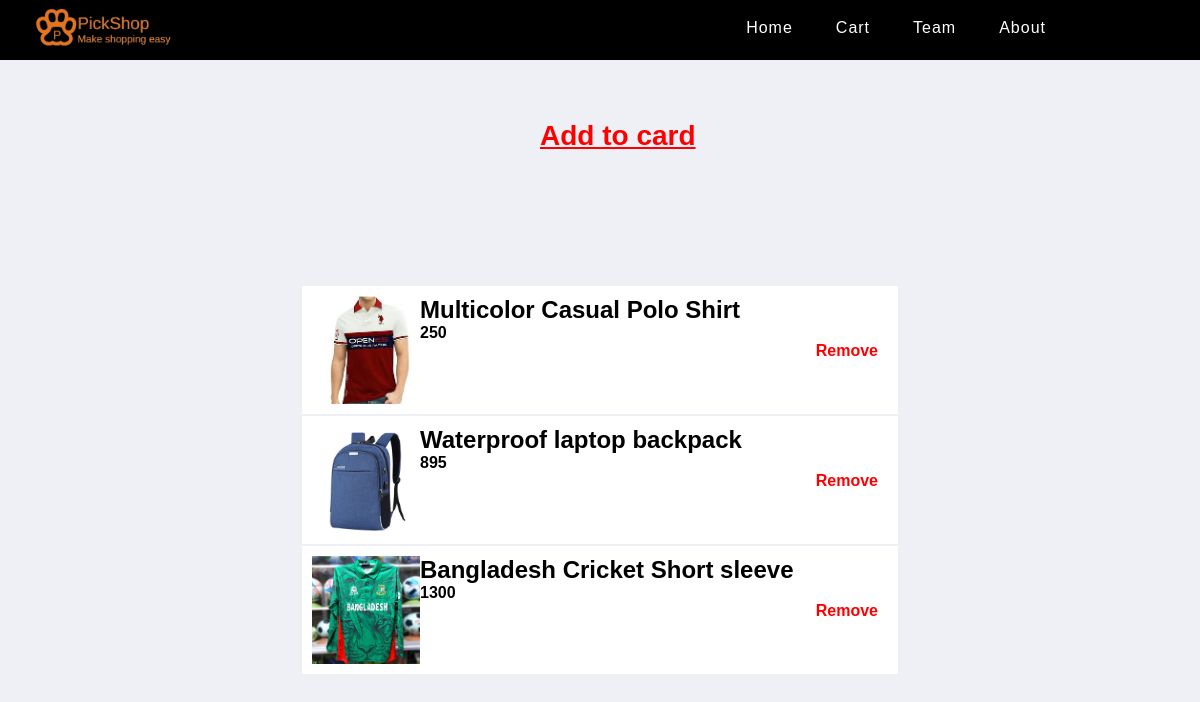
The page /add_to_card.php (signed in) on the database its author committed.
### tables this page shows
CREATE TABLE `add_to_cart` (
  `id` int(11) NOT NULL,
  `img` varchar(255) NOT NULL,
  `pdtTitle` varchar(255) NOT NULL,
  `pdtPrice` int(11) NOT NULL
);

### add_to_card.php (the view, shortened to what this page needs)
<!DOCTYPE html>
<html>
<head>
	<link rel="stylesheet" href="style.css">
</head>
<body>
	<section>
		<nav class="manu" id="navbar" >
			<div class="logo">
				<img src="asset/logo/logo.png" alt="logo">
			</div>
			<div class="manuItem">
				<ul>
					<a href="home.php#home">
						<li>Home</li>
					</a>
					<a href="add_to_card.php">
						<li>Cart</li>
					</a>
					<a href="team.php">
						<li>Team</li>
					</a>
					<a href="home.php#contact">
						<li>About</li>
					</a>
				</ul>
			</div>
		</nav>
<h1 class="cardHead">Add to card <br>
</h1>
	<table class="cart">
		<tbody>
<?php
require_once("connection.php");
$selectData = "SELECT * FROM add_to_cart";
$runQuery = mysqli_query($conn,$selectData);
if($runQuery==true){
	while ($myData=mysqli_fetch_array($runQuery)) {?>
	    <tr>
			<td><img src="asset/Product_image/
			<?php echo $myData['img']; ?>" alt="item">
			<h2><?php echo $myData['pdtTitle']; ?></h2>
			<h4><?php echo $myData['pdtPrice']; ?></h4>
				<a id="deletebtn" style="float: right;" onclick="return confirm('Remove item?');" href="rmv_card_core.php?id=<?php echo $myData['id']; ?>">Remove</a>
			</td>
		</tr>
<?php }} ?>
				</tbody>
			</table>
		</section>
	</body>
</html>

### style.css (style rules this page uses)
html { scroll-behavior: smooth; }
* { margin: 0; padding: 0; font-family: sans-serif; box-sizing: border-box; }
nav.manu { width: 100%; height: 60px; background: black; position: fixed; z-index: 1; }
.logo img { width: 139px; float: left; margin: 1px 34px; }
.manuItem { float: right; margin-right: 135px; }
.manuItem ul { list-style: none; display: flex; }
.manuItem a { text-decoration: none; color: white; }
.manuItem li { padding: 19px; margin-left: 5px; letter-spacing: 1px; }
.cart { position: absolute; top: 60%; left: 50%; transform: translate(-50%, -50%); }
.cart tbody { background: white; }
.cart td { width: 600px; padding: 10px; }
.cart img { width: 108px; float: left; }
h1.cardHead { position: absolute; top: 15%; left: 45%; font-size: 28px; color: red; text-decoration: underline; text-align: center; }
#deletebtn { text-decoration: none; color: red; font-weight: bold; margin: 0 10px; }

### add_to_card.php (style rules this page uses)
body { background: #eff0f5; }

### rows shown on the page
add_to_cart: img (picture), pdtTitle "Multicolor Casual Polo Shirt", pdtPrice "250"
add_to_cart: img (picture), pdtTitle "Waterproof laptop backpack", pdtPrice "895"
add_to_cart: img (picture), pdtTitle "Bangladesh Cricket Short sleeve", pdtPrice "1300"
